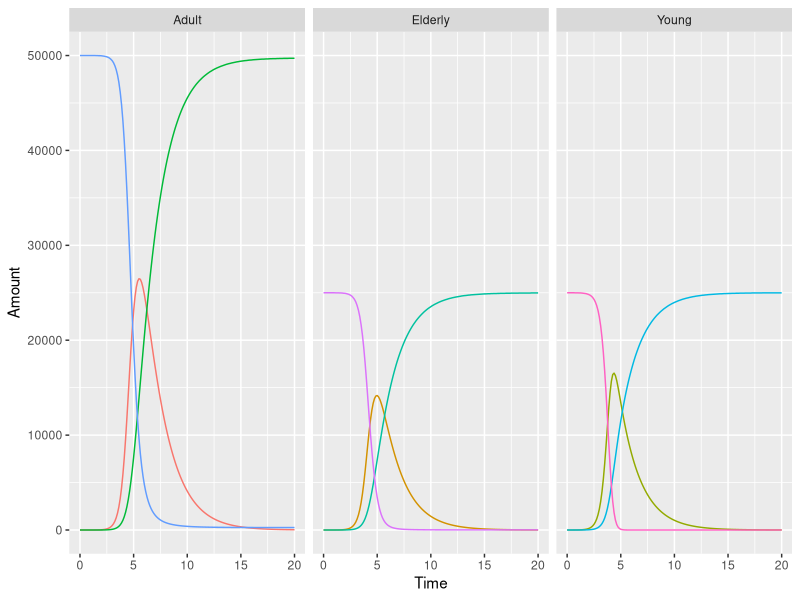
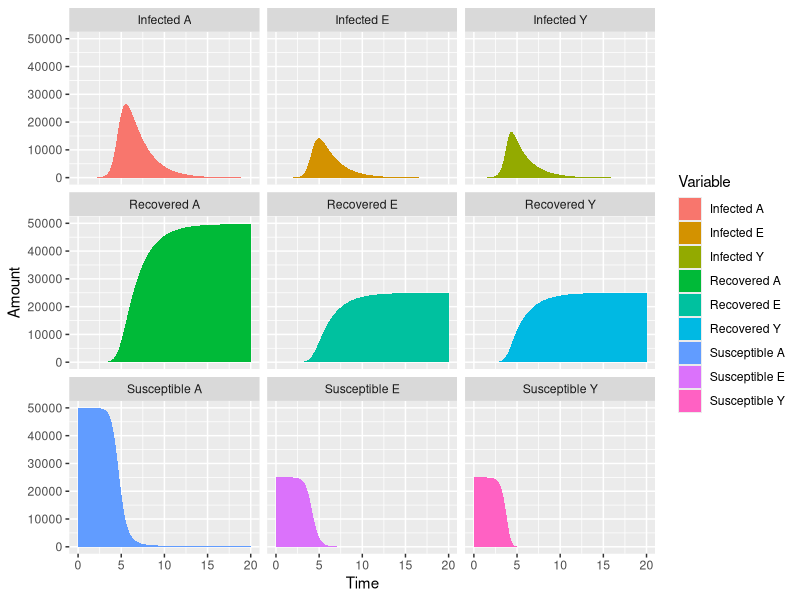
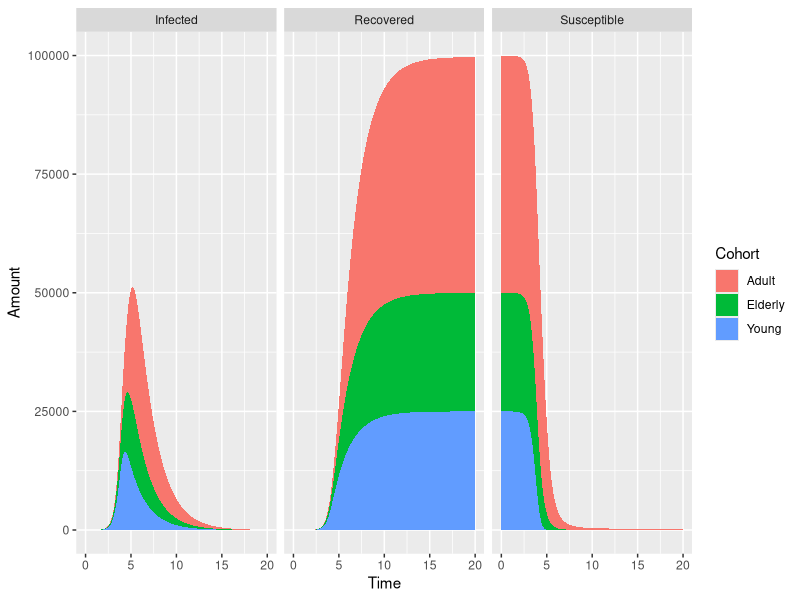

Write the R code that produced these figures, in order.
library(tidyverse)

res <- read_csv("papers/SD tidyverse/data/SimulationOutput.csv")

colnames(res)

# Selecting specific variables (stocks)

out <- res %>% 
         select(Time,starts_with("Susceptible"),
                     starts_with("Infected"),
                     starts_with("Recovered"))


out_td <- out %>% gather(key=Variable,value = Amount,-(Time))

new_td <- out_td %>% 
           mutate(Cohort=case_when(
                   grepl("A$",Variable) ~ "Adult", 
                   grepl("E$",Variable) ~ "Elderly", 
                   grepl("Y$",Variable) ~ "Young"),
                  Class=case_when(
                   grepl("^S",Variable) ~ "Susceptible", 
                   grepl("^I",Variable) ~ "Infected", 
                   grepl("^R",Variable) ~ "Recovered"))


ggplot(new_td) + geom_path(aes(x=Time,y=Amount,colour=Variable))+
  facet_wrap(~Cohort)+guides(colour=F)

ggplot(new_td) + geom_area(aes(x=Time,y=Amount,fill=Variable))+
  facet_wrap(~Variable)

ggplot(new_td) + geom_area(aes(x=Time,y=Amount,fill=Cohort))+
  facet_wrap(~Class)

peaks <- new_td %>% filter(Class=="Infected") %>% 
                    group_by(Variable) %>% 
                    summarise(MaxInfected=max(Amount),
                              TimeMaxInfected=Time[which.max(Amount)])




